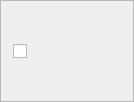
<?xml version="1.0" encoding="UTF-8"?>
<ui version="4.0">
 <class>Sys_FallTree_Element</class>
 <widget class="QFrame" name="Sys_FallTree_Element">
  <property name="geometry">
   <rect>
    <x>0</x>
    <y>0</y>
    <width>134</width>
    <height>102</height>
   </rect>
  </property>
  <property name="minimumSize">
   <size>
    <width>134</width>
    <height>102</height>
   </size>
  </property>
  <property name="maximumSize">
   <size>
    <width>134</width>
    <height>102</height>
   </size>
  </property>
  <property name="windowTitle">
   <string>Frame</string>
  </property>
  <property name="frameShape">
   <enum>QFrame::StyledPanel</enum>
  </property>
  <property name="frameShadow">
   <enum>QFrame::Raised</enum>
  </property>
  <layout class="QHBoxLayout" name="horizontalLayout">
   <property name="spacing">
    <number>10</number>
   </property>
   <item>
    <widget class="QCheckBox" name="checkBox">
     <property name="maximumSize">
      <size>
       <width>16</width>
       <height>16</height>
      </size>
     </property>
     <property name="text">
      <string/>
     </property>
    </widget>
   </item>
   <item>
    <widget class="QLabel" name="label">
     <property name="minimumSize">
      <size>
       <width>80</width>
       <height>80</height>
      </size>
     </property>
     <property name="maximumSize">
      <size>
       <width>80</width>
       <height>80</height>
      </size>
     </property>
     <property name="text">
      <string/>
     </property>
    </widget>
   </item>
  </layout>
 </widget>
 <resources>
  <include location="../resources/iww_icons.qrc"/>
 </resources>
 <connections/>
</ui>
